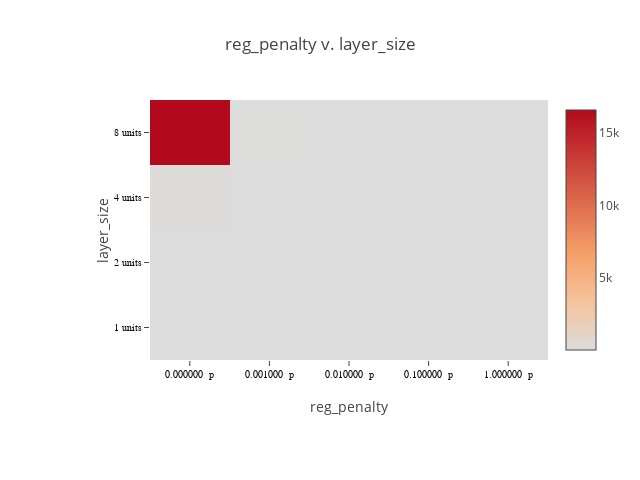

The cell this chart's notebook holds for it:
### Code cell
plot_matrix(lossframe, "reg_penalty", "layer_size", x_suffix=" p", y_suffix="units")

### Figure 1 — Plotly figure (JSON) as saved in the notebook; plotly's stock layout.template omitted (floating-point values rounded to 4 significant figures)
{"data": [{"colorscale": [[0, "rgb(0,0,255)", [1, "rgb(255,0,0)"]]], "type": "heatmap", "x": ["0.000000  p", "0.001000  p", "0.010000  p", "0.100000  p", "1.000000  p"], "y": ["1 units", "2 units", "4 units", "8 units"], "z": [[54.58, 54.57, 54.55, 54.4, 54.43], [58.24, 56.04, 55.79, 55.81, 55.75], [316.8, 63.28, 61.08, 59.99, 59.69], [16560.0, 84.36, 78.15, 76.68, 71.93]]}], "layout": {"height": 480, "margin": {"b": 120, "l": 150, "r": 30, "t": 100}, "title": "reg_penalty v. layer_size", "width": 640, "xaxis": {"tickfont": {"color": "black", "family": "Arial, sans-serif", "size": 10}, "title": "reg_penalty"}, "yaxis": {"tickfont": {"color": "black", "family": "Arial, sans-serif", "size": 10}, "title": "layer_size"}}}
